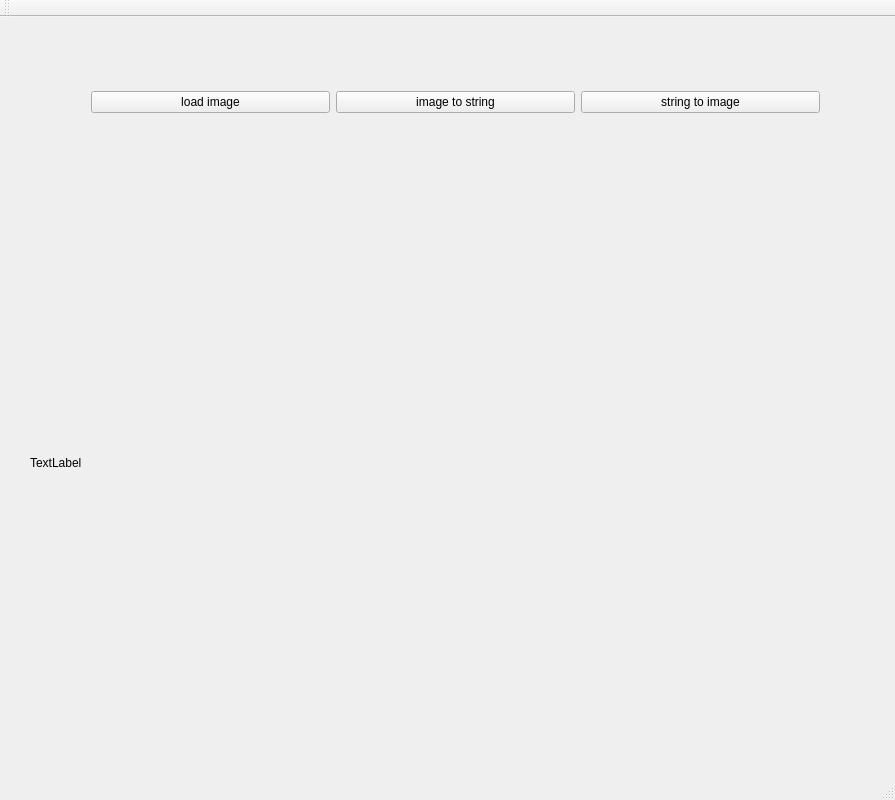
<?xml version="1.0" encoding="UTF-8"?>
<ui version="4.0">
 <class>MainWindow</class>
 <widget class="QMainWindow" name="MainWindow">
  <property name="geometry">
   <rect>
    <x>0</x>
    <y>0</y>
    <width>895</width>
    <height>800</height>
   </rect>
  </property>
  <property name="windowTitle">
   <string>MainWindow</string>
  </property>
  <widget class="QWidget" name="centralWidget">
   <widget class="QLabel" name="label">
    <property name="geometry">
     <rect>
      <x>30</x>
      <y>160</y>
      <width>821</width>
      <height>571</height>
     </rect>
    </property>
    <property name="text">
     <string>TextLabel</string>
    </property>
   </widget>
   <widget class="QWidget" name="layoutWidget">
    <property name="geometry">
     <rect>
      <x>80</x>
      <y>30</y>
      <width>751</width>
      <height>111</height>
     </rect>
    </property>
    <layout class="QHBoxLayout" name="horizontalLayout">
     <property name="sizeConstraint">
      <enum>QLayout::SetDefaultConstraint</enum>
     </property>
     <item>
      <widget class="QPushButton" name="pushButton">
       <property name="text">
        <string>load image</string>
       </property>
      </widget>
     </item>
     <item>
      <widget class="QPushButton" name="pushButton_2">
       <property name="text">
        <string>image to string</string>
       </property>
      </widget>
     </item>
     <item>
      <widget class="QPushButton" name="pushButton_3">
       <property name="text">
        <string>string to image</string>
       </property>
      </widget>
     </item>
    </layout>
   </widget>
  </widget>
  <widget class="QMenuBar" name="menuBar">
   <property name="geometry">
    <rect>
     <x>0</x>
     <y>0</y>
     <width>895</width>
     <height>22</height>
    </rect>
   </property>
  </widget>
  <widget class="QToolBar" name="mainToolBar">
   <attribute name="toolBarArea">
    <enum>TopToolBarArea</enum>
   </attribute>
   <attribute name="toolBarBreak">
    <bool>false</bool>
   </attribute>
  </widget>
  <widget class="QStatusBar" name="statusBar"/>
 </widget>
 <layoutdefault spacing="6" margin="11"/>
 <resources/>
 <connections/>
</ui>
